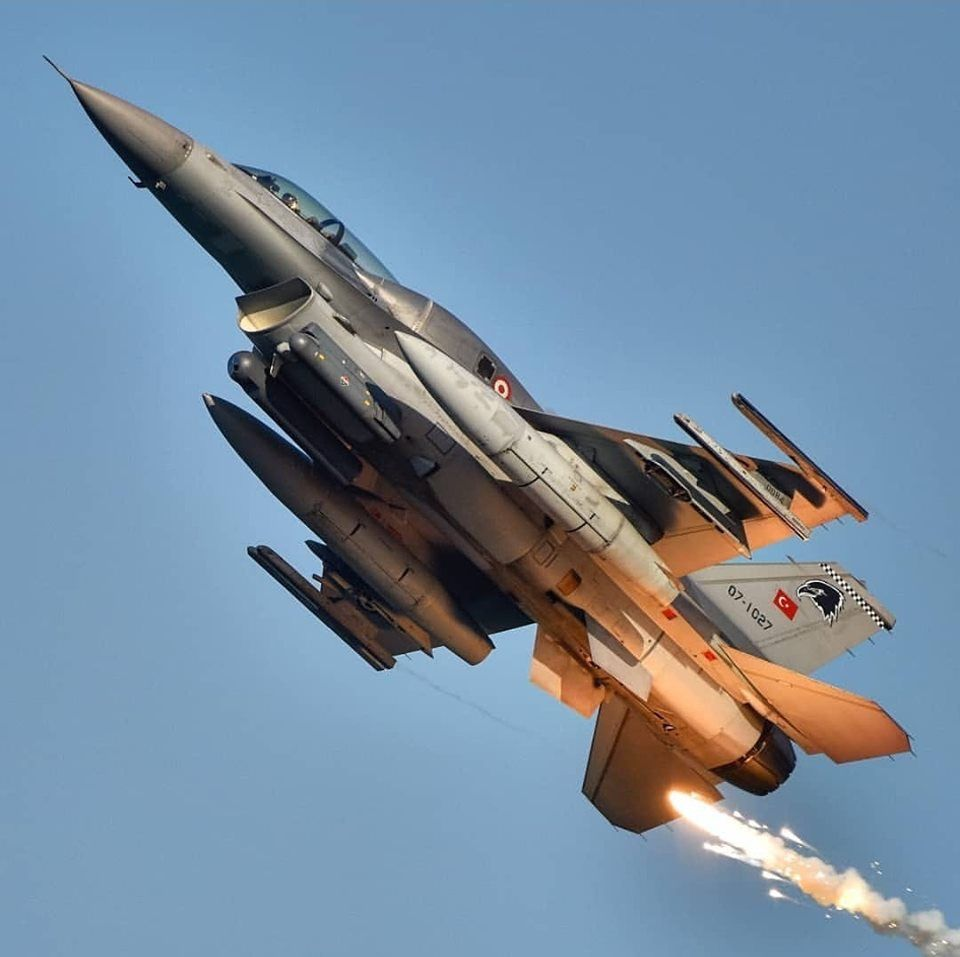
#> input picture opencv_calismalar/thresholding/f16.jpg, 960 x 957 px
$ python 3_thresholding.py
#> lines starting #> are read from the running program, lines starting #| are printed output that depends on the picture; after the words box and inside, x2 and y2 are one past the last pixel; in counts of white or black regions, pixels touching at a corner belong together
import cv2 as cv
import numpy as np

image = cv.imread("f16.jpg",0)
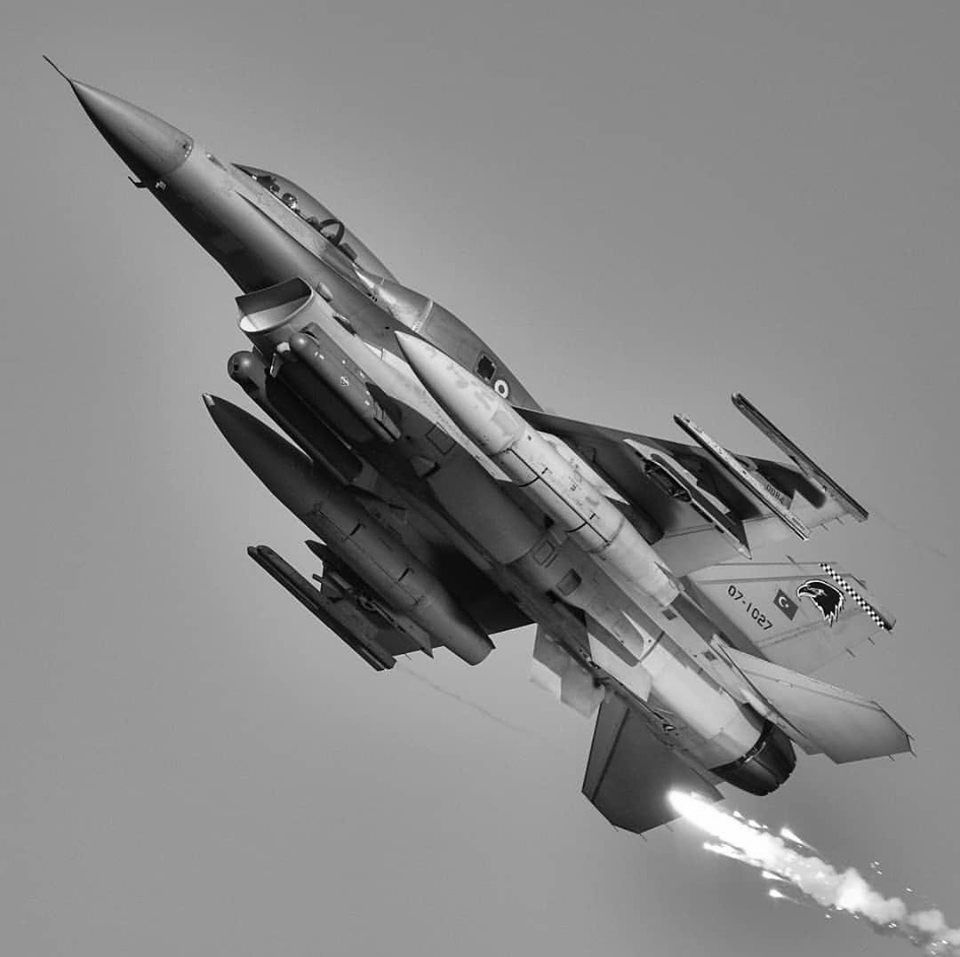
#> image: shape (957, 960); min 0, max 255, mean 135.9


ret,th = cv.threshold(image,150,200,cv.THRESH_BINARY)
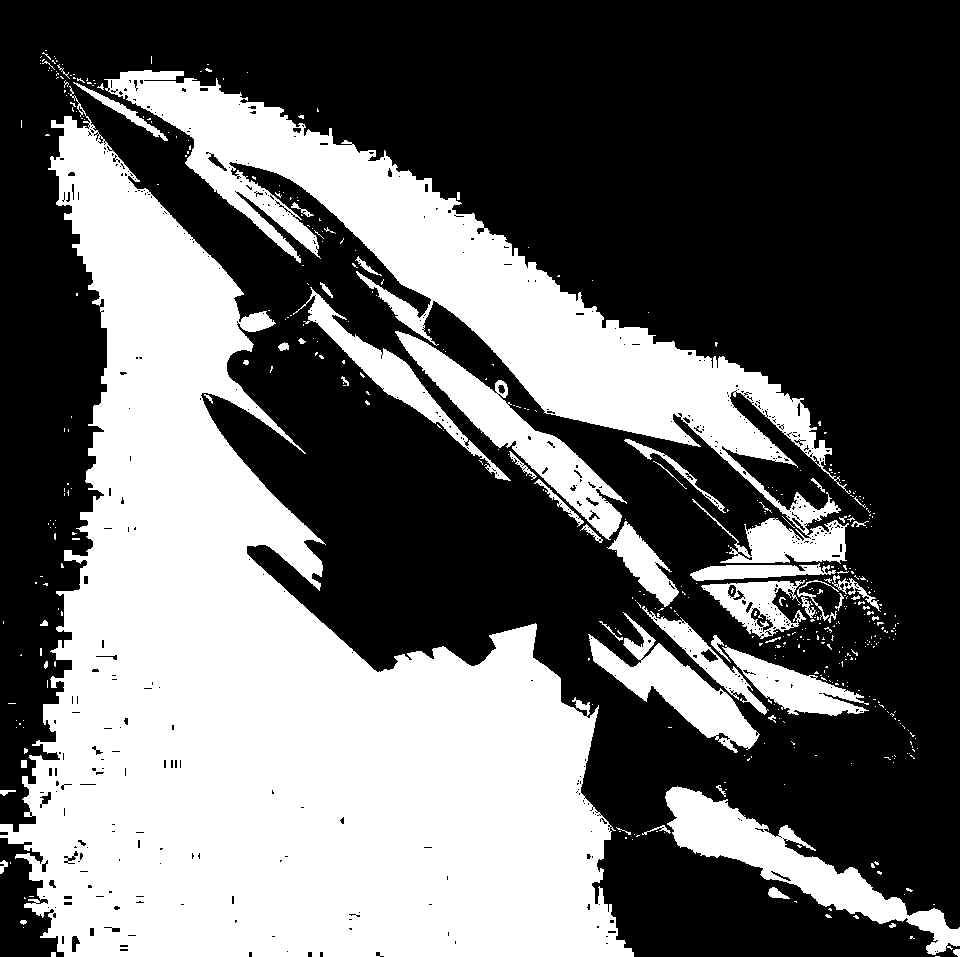
#> th: shape (957, 960); values 0 (black) and 200 (white), 40.2% white; 478 white regions (419 under 20 px), largest, box (x1, y1, x2, y2) and area: (0, 86, 634, 957) 247739, (104, 70, 851, 564) 70116, (665, 786, 960, 955) 11702

th1 = cv.adaptiveThreshold(image,255,cv.ADAPTIVE_THRESH_MEAN_C,cv.THRESH_BINARY,21,2)
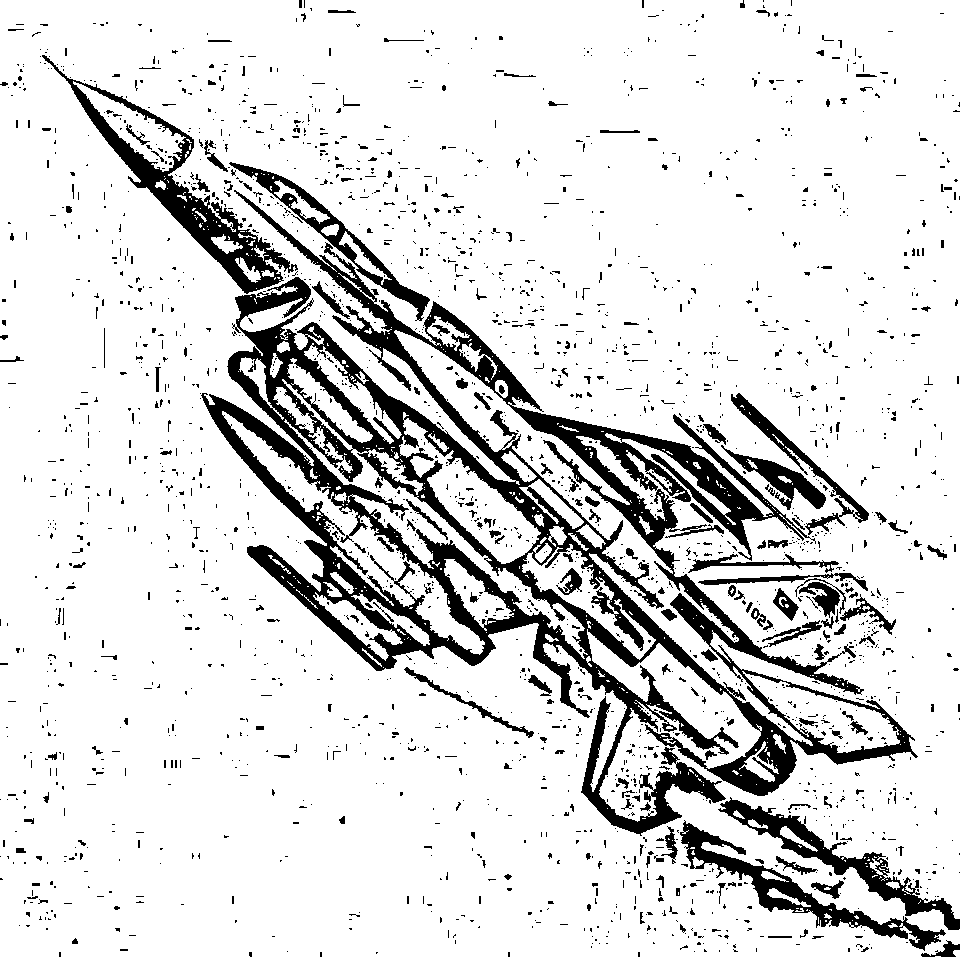
#> th1: shape (957, 960); 86% white; 2327 black regions (2096 under 20 px), largest, box (x1, y1, x2, y2) and area: (201, 190, 918, 836) 78724, (42, 55, 298, 294) 7868, (680, 820, 946, 951) 4957

th2 = cv.adaptiveThreshold(image,255,cv.ADAPTIVE_THRESH_GAUSSIAN_C,cv.THRESH_BINARY,21,2)
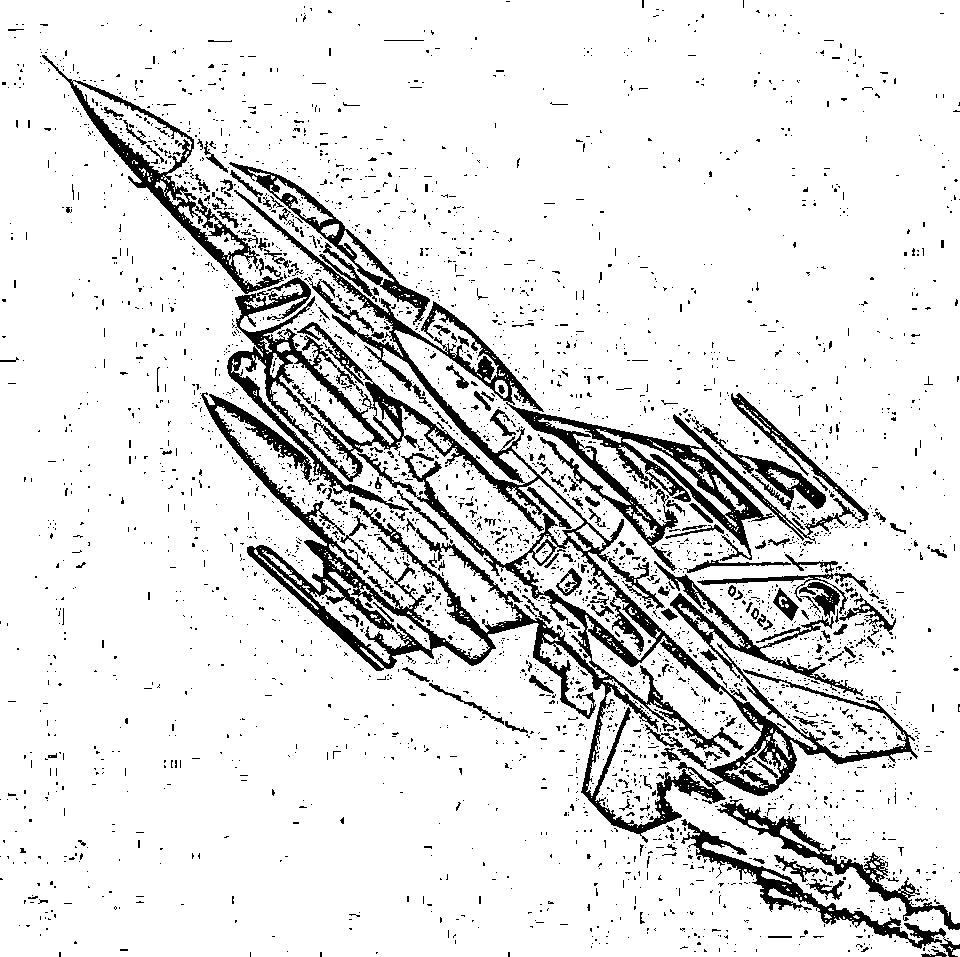
#> th2: shape (957, 960); 88.2% white; 3620 black regions (3413 under 20 px), largest, box (x1, y1, x2, y2) and area: (201, 190, 918, 843) 62353, (42, 55, 284, 294) 5200, (681, 819, 960, 957) 3823


cv.imshow("Normal_Threshold",th)
cv.imshow("ADAPTIVE_MEAN_Threshold",th1)
cv.imshow("GAUSSIAN_Threshold",th2)


cv.waitKey(0)
cv.destroyAllWindows()
